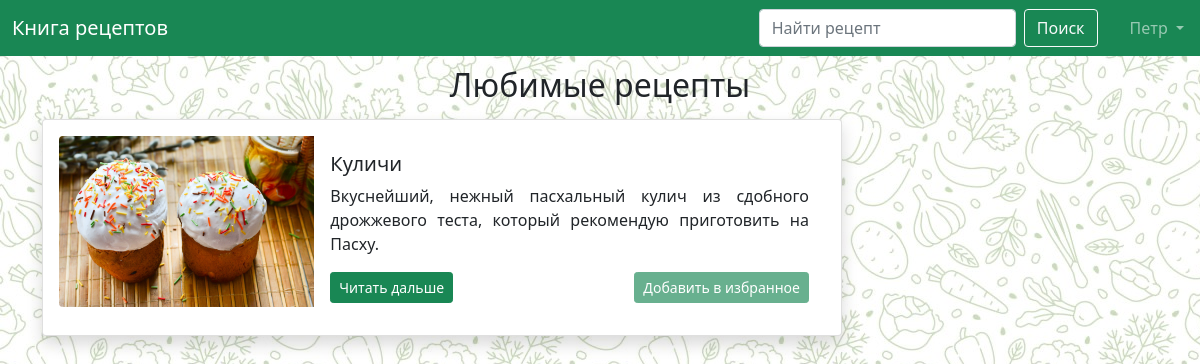
Page /favorites (signed in) on the committed database.
### data/users.py (models this page shows, shortened)
class User(SqlAlchemyBase, UserMixin):
    __tablename__ = 'users'
    id = sqlalchemy.Column(sqlalchemy.Integer,
                           primary_key=True, autoincrement=True)
    user_role = sqlalchemy.Column(sqlalchemy.Integer,
                                  sqlalchemy.ForeignKey('users_roles.id'))
    role = orm.relationship('UserRole')
    recipes = orm.relationship('Recipes', back_populates='user')
    favorite_recipes = orm.relationship('Recipes',
                                        secondary="favorite_recipes",
                                        backref="users", lazy="subquery")
    surname = sqlalchemy.Column(sqlalchemy.String)
    name = sqlalchemy.Column(sqlalchemy.String)
    email = sqlalchemy.Column(sqlalchemy.String, unique=True)
    hashed_password = sqlalchemy.Column(sqlalchemy.String)
    modified_date = sqlalchemy.Column(sqlalchemy.DateTime,
                                      default=datetime.datetime.now)
    def favorite_ids(self):
        favorite_ids = list(map(lambda i: i.id, self.favorite_recipes))
        return favorite_ids

### data/recipes.py (models this page shows)
class Recipes(SqlAlchemyBase):
    __tablename__ = 'recipes'
    id = sqlalchemy.Column(sqlalchemy.Integer,
                           primary_key=True, autoincrement=True)
    title = sqlalchemy.Column(sqlalchemy.String)
    description = sqlalchemy.Column(sqlalchemy.String)
    picture_name = sqlalchemy.Column(sqlalchemy.String, nullable=False)
    ingredients = sqlalchemy.Column(sqlalchemy.String)
    recipe = sqlalchemy.Column(sqlalchemy.String)
    user_id = sqlalchemy.Column(sqlalchemy.Integer,
                                sqlalchemy.ForeignKey("users.id"))
    categories = orm.relationship("Category",
                                  secondary="recipe_to_category",
                                  backref="recipes")
    user = orm.relationship('User')
    created_date = sqlalchemy.Column(sqlalchemy.DateTime, default=datetime.datetime.now)

### main.py (the view)
@app.route('/favorites')
def show_favorites():
    recipes = current_user.favorite_recipes
    return render_template('favorites.html', recipes=recipes, title='Любимые рецепты')

### data/db_session.py (called while the page is built)
def create_session() -> Session:
    global __factory
    return __factory()

### main.py (called while the page is built)
@login_manager.user_loader
def load_user(user_id):
    db_sess = db_session.create_session()
    return db_sess.query(User).get(user_id)

### templates/favorites.html
{% extends "base.html" %}
{% block content %}
<h2 class="text-center" style="margin-top: 10px; margin-bottom: 15px;">Любимые рецепты</h2>
{% include 'recipes.html' %}
{% endblock %}

### templates/base.html (shortened to what this page needs)
<!doctype html>
<html lang="en">
  <head>
    <link rel="stylesheet" href="/static/css/base.css">
    <link href="https://cdn.jsdelivr.net/npm/bootstrap@5.0.2/dist/css/bootstrap.min.css" rel="stylesheet">
  </head>
  <body>
  <header>
  <nav class="navbar navbar-expand-lg navbar-dark bg-success">
  <div class="container-fluid me-1">
    <a class="navbar-brand" href="/">Книга рецептов</a>
   <form class="d-flex justify-content-start" action="search" method="get">
     <input class="form-control me-2" type="search" placeholder="Найти рецепт" aria-label="Search" name="recipe_query">
     <button class="btn btn-outline-light me-2" type="submit">Поиск</button>
  </form>
  </div>
    <div class="collapse navbar-collapse" id="navbarSupportedContent">
      <ul class="navbar-nav me-2">
        {% if current_user.is_authenticated %}
        <li class="nav-item dropdown">
          <a class="nav-link dropdown-toggle" href="#" id="navbarDropdown" role="button" data-bs-toggle="dropdown" aria-expanded="false">
            {{ current_user.name }}
          </a>
        {% endif %}
      </ul>
  </div>
</nav>
</header>
  <main role="main" class="container">
      {% block content %}{% endblock %}
  </main>
  </body>
</html>

### templates/recipes.html
{% set favorite_ids = current_user.favorite_ids() %}
{% for item in recipes %}
<div class="card shadow p-3 mb-5 bg-body rounded" style="max-width: 800px;">
  <div class="row g-0">
    <div class="col-md-4">
      <img src="static/img/{{ item.picture_name }}" class="img-fluid rounded-start">
    </div>
    <div class="col-md-8">
      <div class="card-body">
        <h5 class="card-title">{{ item.title }}</h5>
        <p class="card-text" align="justify">{{ item.description }}</p>
        <a class="btn btn-success btn-sm me-1" href="/recipe/{{ item.id }}">Читать дальше</a>
        {% if current_user.is_authenticated %}
        <form action="add_to_fav" method="post" style="float: right;">
          {% if item.id not in favorite_ids %}
          <button type="submit" class="btn btn-success btn-sm" name="recipe_id"
                  value="{{ item.id }}" >Добавить в избранное</button>
          {% else %}
          <button type="submit" class="btn btn-success btn-sm" name="recipe_id"
                  value="{{ item.id }}" disabled>Добавить в избранное</button>
        </form>
        {% endif %}
        {% endif %}
      </div>
    </div>
  </div>
</div>
{% endfor %}

### static/css/base.css (style rules this page uses)
body { background-image: url(/static/img/background_image.jpg); }

### rows in the picture
User: name "Петр"
Recipes: picture_name (picture), title "Куличи", description "Вкуснейший, нежный пасхальный кулич из сдобного дрожжевого теста, который рекомендую приготовить на Пасху.", {{ item.id }} 1 (drawn)
